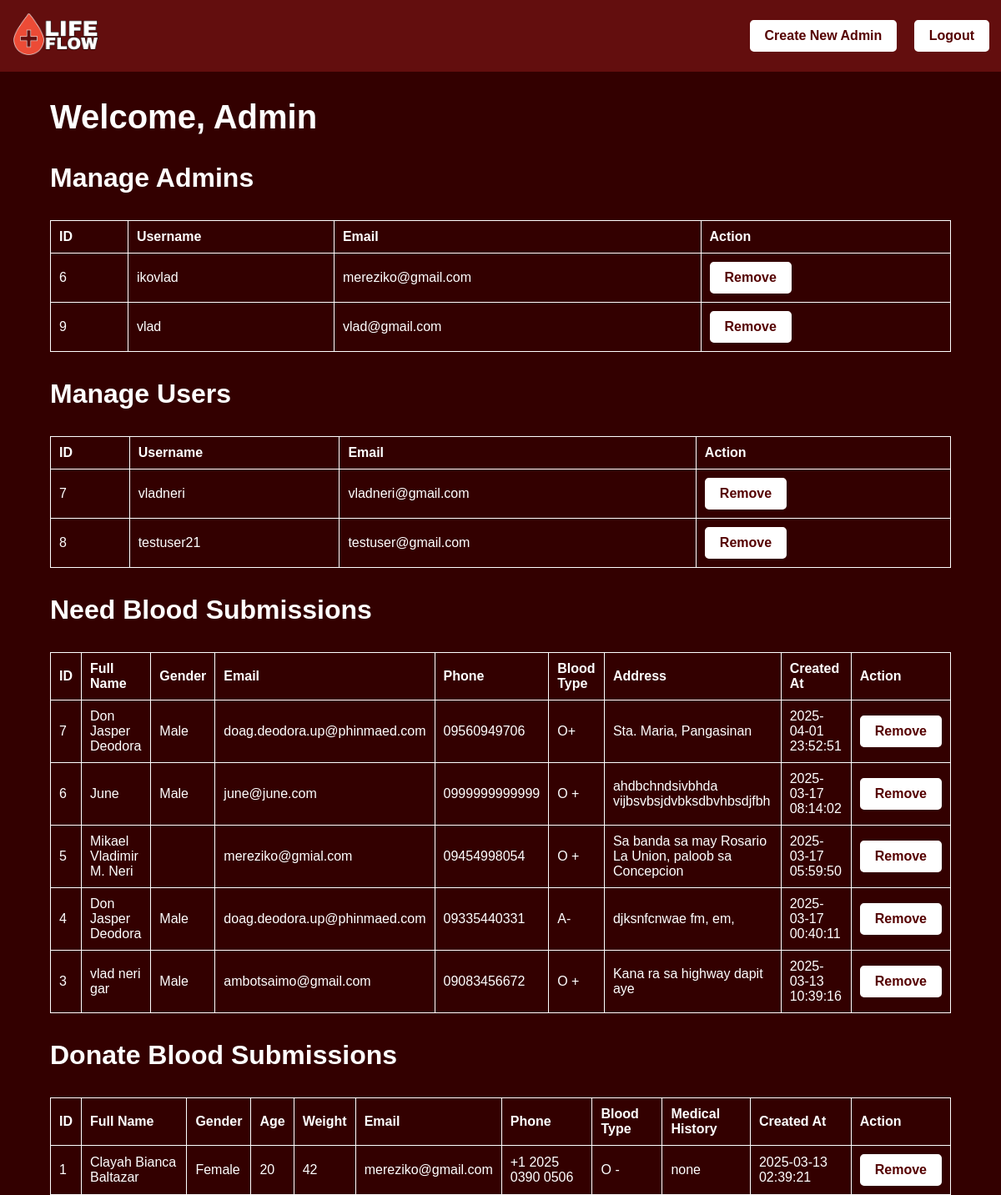
/admin.php (signed in), run on the app's committed database.
### tables this page shows
CREATE TABLE `users` (
  `id` int(11) NOT NULL,
  `username` varchar(50) NOT NULL,
  `email` varchar(100) NOT NULL,
  `password` varchar(255) NOT NULL,
  `is_admin` tinyint(1) DEFAULT 0
);

CREATE TABLE `need_blood` (
  `id` int(11) NOT NULL,
  `user_id` int(11) DEFAULT NULL,
  `full_name` varchar(100) DEFAULT NULL,
  `gender` varchar(10) DEFAULT NULL,
  `email` varchar(100) DEFAULT NULL,
  `phone` varchar(20) DEFAULT NULL,
  `blood_type` varchar(10) DEFAULT NULL,
  `address` text DEFAULT NULL,
  `created_at` timestamp NOT NULL DEFAULT current_timestamp()
);

CREATE TABLE `donate_blood` (
  `id` int(11) NOT NULL,
  `user_id` int(11) DEFAULT NULL,
  `full_name` varchar(100) DEFAULT NULL,
  `gender` varchar(10) DEFAULT NULL,
  `age` int(11) DEFAULT NULL,
  `weight` int(11) DEFAULT NULL,
  `email` varchar(100) DEFAULT NULL,
  `phone` varchar(20) DEFAULT NULL,
  `blood_type` varchar(10) DEFAULT NULL,
  `medical_history` text DEFAULT NULL,
  `created_at` timestamp NOT NULL DEFAULT current_timestamp()
);

### admin.php (the view, shortened to what this page needs)
<?php
include('db_connect.php');
$admins       = $conn->query("SELECT id, username, email FROM users WHERE is_admin=1");
$normal_users = $conn->query("SELECT id, username, email FROM users WHERE is_admin=0");
$needRequests   = $conn->query("SELECT * FROM need_blood ORDER BY created_at DESC");
$donateRequests = $conn->query("SELECT * FROM donate_blood ORDER BY created_at DESC");
?>
<!DOCTYPE html>
<html>
<head>
    <link rel="stylesheet" href="./css/admin.css">
</head>
<body>
    <nav class="navbar container">
        <div class="logo">
            <a href="./index.php">
                <img src="./images/Frame 4.png" alt="Logo">
            </a>
        </div>
        <div class="nav-right">
            <a href="admin_register.php" class="button">Create New Admin</a>
            <a href="admin_logout.php" class="button">
                <button>Logout</button>
            </a>
        </div>
    </nav>
    <div class="container">
        <h1>Welcome, Admin</h1>
        <h2>Manage Admins</h2>
        <table>
            <tr>
                <th>ID</th>
                <th>Username</th>
                <th>Email</th>
                <th>Action</th>
            </tr>
            <?php while ($row = $admins->fetch_assoc()) { ?>
            <tr>
                <td><?= $row['id'] ?></td>
                <td><?= htmlspecialchars($row['username']) ?></td>
                <td><?= htmlspecialchars($row['email']) ?></td>
                <td>
                    <a href="admin.php?delete_user=<?= $row['id'] ?>" class="button">Remove</a>
                </td>
            </tr>
            <?php } ?>
        </table>
        <h2>Manage Users</h2>
        <table>
            <tr>
                <th>ID</th>
                <th>Username</th>
                <th>Email</th>
                <th>Action</th>
            </tr>
            <?php while ($row = $normal_users->fetch_assoc()) { ?>
            <tr>
                <td><?= $row['id'] ?></td>
                <td><?= htmlspecialchars($row['username']) ?></td>
                <td><?= htmlspecialchars($row['email']) ?></td>
                <td>
                    <a href="admin.php?delete_user=<?= $row['id'] ?>" class="button">Remove</a>
                </td>
            </tr>
            <?php } ?>
        </table>
        <h2>Need Blood Submissions</h2>
        <table>
            <tr>
                <th>ID</th>
                <th>Full Name</th>
                <th>Gender</th>
                <th>Email</th>
                <th>Phone</th>
                <th>Blood Type</th>
                <th>Address</th>
                <th>Created At</th>
                <th>Action</th>
            </tr>
            <?php while ($row = $needRequests->fetch_assoc()) { ?>
            <tr>
                <td><?= $row['id'] ?></td>
                <td><?= htmlspecialchars($row['full_name']) ?></td>
                <td><?= htmlspecialchars($row['gender']) ?></td>
                <td><?= htmlspecialchars($row['email']) ?></td>
                <td><?= htmlspecialchars($row['phone']) ?></td>
                <td><?= htmlspecialchars($row['blood_type']) ?></td>
                <td><?= htmlspecialchars($row['address']) ?></td>
                <td><?= $row['created_at'] ?></td>
                <td>
                    <a href="admin.php?remove_need_id=<?= $row['id'] ?>"
                       class="button"
                       onclick="return confirm('Remove this Need Blood entry?');">
                       Remove
                    </a>
                </td>
            </tr>
            <?php } ?>
        </table>
        <h2>Donate Blood Submissions</h2>
        <table>
            <tr>
                <th>ID</th>
                <th>Full Name</th>
                <th>Gender</th>
                <th>Age</th>
                <th>Weight</th>
                <th>Email</th>
                <th>Phone</th>
                <th>Blood Type</th>
                <th>Medical History</th>
                <th>Created At</th>
                <th>Action</th>
            </tr>
            <?php while ($row = $donateRequests->fetch_assoc()) { ?>
            <tr>
                <td><?= $row['id'] ?></td>
                <td><?= htmlspecialchars($row['full_name']) ?></td>
                <td><?= htmlspecialchars($row['gender']) ?></td>
                <td><?= htmlspecialchars($row['age']) ?></td>
                <td><?= htmlspecialchars($row['weight']) ?></td>
                <td><?= htmlspecialchars($row['email']) ?></td>
                <td><?= htmlspecialchars($row['phone']) ?></td>
                <td><?= htmlspecialchars($row['blood_type']) ?></td>
                <td><?= htmlspecialchars($row['medical_history']) ?></td>
                <td><?= $row['created_at'] ?></td>
                <td>
                    <a href="admin.php?remove_donate_id=<?= $row['id'] ?>"
                       class="button"
                       onclick="return confirm('Remove this Donate Blood entry?');">
                       Remove
                    </a>
                </td>
            </tr>
            <?php } ?>
        </table>
    </div>
</body>
</html>

### css/admin.css (style rules this page uses)
body { background: #330000; color: #fff; margin: 0; padding: 0; font-family: Arial, sans-serif; }
.container { width: 90%; margin: auto; }
.navbar { background: #630e0e; padding: 1rem; width: 97.5%; display: flex; justify-content: space-between; align-items: center; }
.logo img { height: 50px; }
.button { display: inline-block; background-color: #fff; color: #550000; text-decoration: none; padding: 0.5rem 1rem; border-radius: 0.3rem; font-weight: bold; transition: background-color 0.2s ease-in-out; border: 2px solid #fff; }
.nav-right a.button button { background: none; border: none; color: inherit; font: inherit; padding: 0; cursor: pointer; }
.nav-right { display: inline; align-items: center; justify-content: flex-end; }
.nav-right .button { margin-left: 1rem; }
h1 { margin-top: 2rem; font-size: 2.5rem; }
h2 { margin-top: 2rem; font-size: 2rem; }
table { width: 100%; border-collapse: collapse; margin-top: 2rem; }
table, th, td { border: 1px solid #fff; }
th, td { padding: 10px; text-align: left; }
table a.button { margin: 0; }
.container h1, .container h2 { margin-left: 0; margin-right: 0; }

### data on the page
users: id "6", username "ikovlad", email "mereziko@gmail.com"
users: id "9", username "vlad", email "vlad@gmail.com"
users: id "7", username "vladneri", email "vladneri@gmail.com"
users: id "8", username "testuser21", email "testuser@gmail.com"
need_blood: id "7", full_name "Don Jasper Deodora", gender "Male", email "doag.deodora.up@phinmaed.com", phone "09560949706", blood_type "O+", address "Sta. Maria, Pangasinan", created_at "2025-04-01 23:52:51"
need_blood: id "6", full_name "June", gender "Male", email "june@june.com", phone "0999999999999", blood_type "O +", address "ahdbchndsivbhda vijbsvbsjdvbksdbvhbsdjfbh", created_at "2025-03-17 08:14:02"
need_blood: id "5", full_name "Mikael Vladimir M. Neri", email "mereziko@gmial.com", phone "09454998054", blood_type "O +", address "Sa banda sa may Rosario La Union, paloob sa Concepcion", created_at "2025-03-17 05:59:50"
need_blood: id "4", full_name "Don Jasper Deodora", gender "Male", email "doag.deodora.up@phinmaed.com", phone "09335440331", blood_type "A-", address "djksnfcnwae fm, em,", created_at "2025-03-17 00:40:11"
need_blood: id "3", full_name "vlad neri gar", gender "Male", email "ambotsaimo@gmail.com", phone "09083456672", blood_type "O +", address "Kana ra sa highway dapit aye", created_at "2025-03-13 10:39:16"
donate_blood: id "1", full_name "Clayah Bianca Baltazar", gender "Female", age "20", weight "42", email "mereziko@gmail.com", phone "+1 2025 0390 0506", blood_type "O -", medical_history "none", created_at "2025-03-13 02:39:21"
